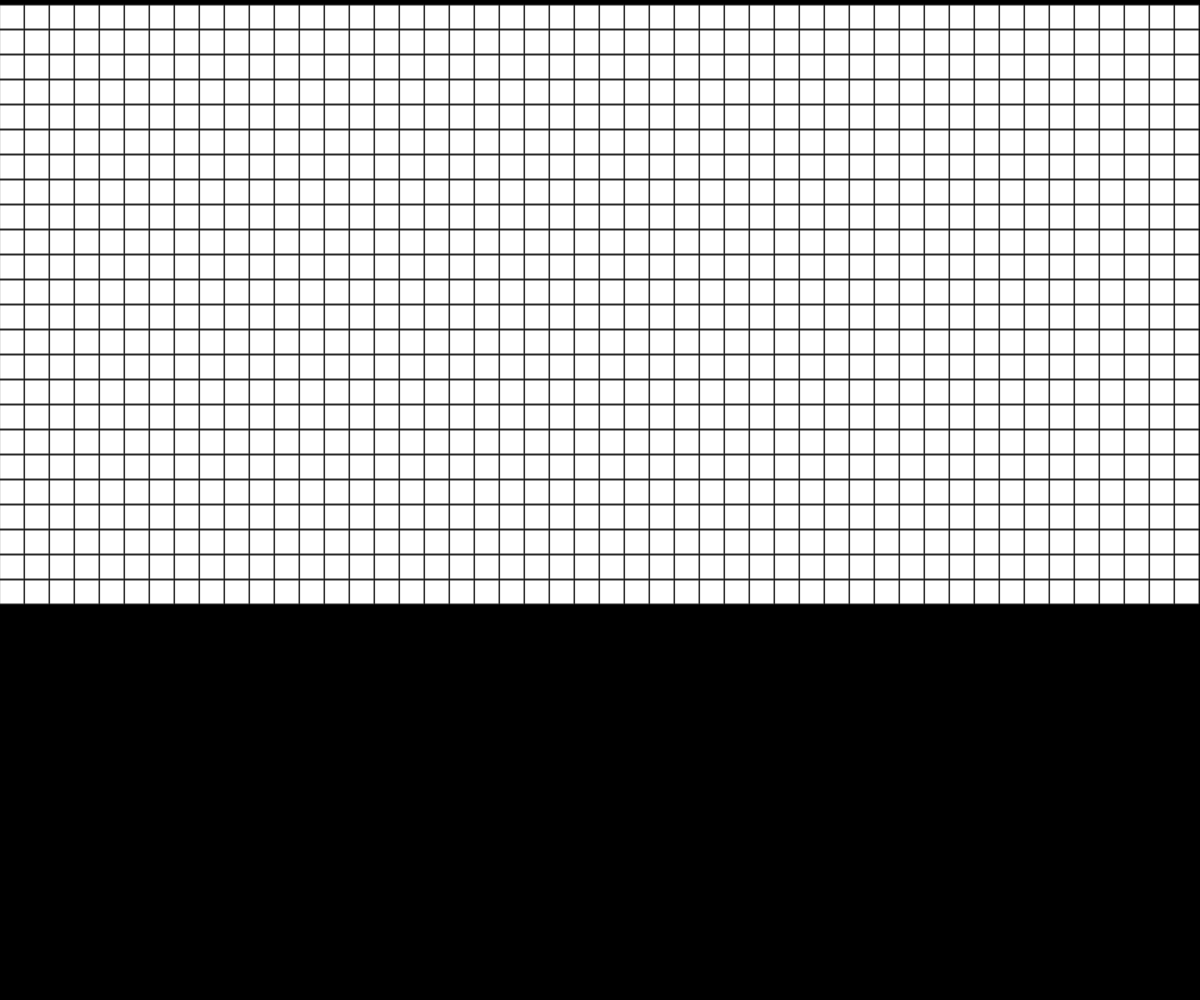
Frame 1 (no input)
Frame 60 (no input): identical to frame 1, image omitted
Frame 120 (the mouse pressed at the canvas centre since frame 60): identical to frame 1, image omitted

The p5.js sketch that drew this single still picture (run headless with seeded random() and noise() and a simulated clock; from frame 60 on, the mouse is pressed at the canvas centre):

// p5.js sketch
// ── sketch.js
// Game of life
// Alexander Webster
// 2020-05-06
//
// Extra for Experts:

function make2DArray(cols, rows){
  let arr = new Array(cols);
  for (let i = 0; i < arr.length; i++) {
    arr[i] = new Array(rows);
  }
  return arr;
}

let grid;
let cols;
let rows;
let resolution = 25;

function setup() {
  createCanvas(windowWidth, windowHeight);
  cols = 1200 / resolution;
  rows = 600 / resolution;
  grid = make2DArray(cols, rows);
}

function draw() {
  background(0);

  for (let i = 0; i < cols; i++) {
    for (let j = 0; j < rows; j++) {
      let x = i * resolution;
      let y = j * resolution + 5;
      fill(255);
      stroke(50);
      rect(x, y, resolution - 1, resolution - 1);
      
    }
  }
}
  
  
//   //compute next based on grid
//   for (let i = 0; i < cols; i++) {
//     for (let j = 0; j < rows; j++) {
//       let state = grid[i][j];

//       //count live neighbors
//       let sum = 0;
//       let neighbors = countNeighbors(grid, i, j);

        

//       if (state === 0 && neighbors === 3){
//         next[i][j] = 1;
//       } 
//       else if (state === 1 && (neighbors < 2 || neighbors > 3)){
//         next[i][j] = 0;
//       } 
//       else {
//         next[i][j] = state;
//       }
//     }
//   }
  
//   grid = next;
// }


// function countNeighbors(grid, x, y){
//   let sum = 0;
//   for( let i = -1; i < 2; i++) {
//     for( let j = -1; j < 2; j++){

//       let col = (x + i + cols) % cols;
//       let row = (y + j + rows) % rows;
//       sum += grid[col][row];
//     }
//   }
//   sum -= grid[x][y];
//   return sum;

// }
